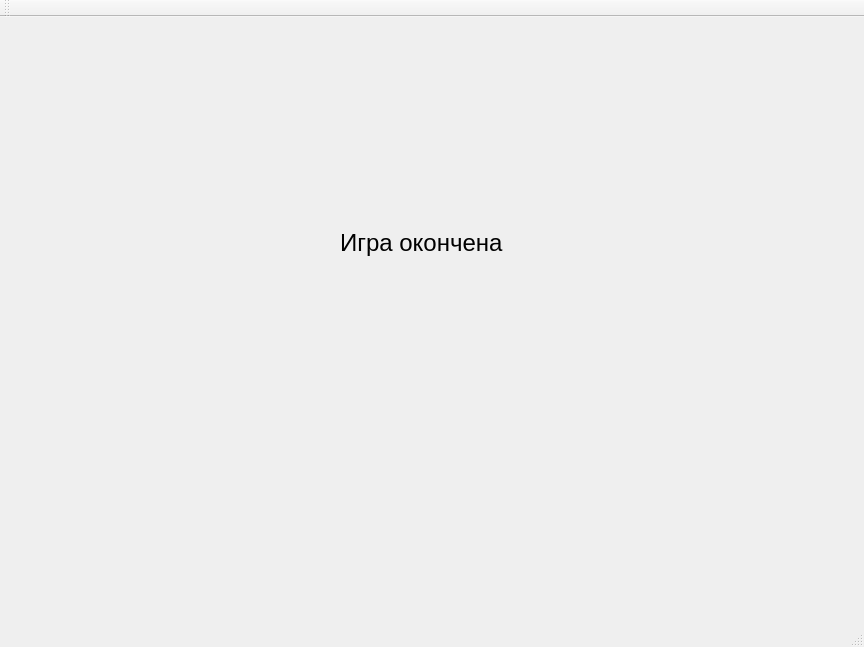
<?xml version="1.0" encoding="UTF-8"?>
<ui version="4.0">
 <class>MainWindow</class>
 <widget class="QMainWindow" name="MainWindow">
  <property name="geometry">
   <rect>
    <x>0</x>
    <y>0</y>
    <width>864</width>
    <height>647</height>
   </rect>
  </property>
  <property name="windowTitle">
   <string>Тамагочи от Лизы</string>
  </property>
  <widget class="QWidget" name="centralWidget">
   <widget class="QStackedWidget" name="stackedWidget">
    <property name="geometry">
     <rect>
      <x>70</x>
      <y>30</y>
      <width>701</width>
      <height>531</height>
     </rect>
    </property>
    <property name="currentIndex">
     <number>2</number>
    </property>
    <widget class="QWidget" name="start_wid">
     <widget class="QPushButton" name="start_btn">
      <property name="geometry">
       <rect>
        <x>210</x>
        <y>160</y>
        <width>271</width>
        <height>81</height>
       </rect>
      </property>
      <property name="font">
       <font>
        <pointsize>15</pointsize>
       </font>
      </property>
      <property name="text">
       <string>Начать игру</string>
      </property>
     </widget>
    </widget>
    <widget class="QWidget" name="main_wid">
     <widget class="QLabel" name="name_label">
      <property name="geometry">
       <rect>
        <x>60</x>
        <y>50</y>
        <width>241</width>
        <height>16</height>
       </rect>
      </property>
      <property name="text">
       <string>Привет , имя_пользователя</string>
      </property>
     </widget>
     <widget class="QLabel" name="pet_name_label">
      <property name="geometry">
       <rect>
        <x>60</x>
        <y>80</y>
        <width>221</width>
        <height>16</height>
       </rect>
      </property>
      <property name="text">
       <string>Твой питомец, имя_питомца тебя ждет!</string>
      </property>
     </widget>
     <widget class="QLabel" name="gender_label">
      <property name="geometry">
       <rect>
        <x>70</x>
        <y>330</y>
        <width>131</width>
        <height>16</height>
       </rect>
      </property>
      <property name="text">
       <string>Пол_питомца</string>
      </property>
     </widget>
     <widget class="QLabel" name="photo">
      <property name="geometry">
       <rect>
        <x>60</x>
        <y>110</y>
        <width>191</width>
        <height>201</height>
       </rect>
      </property>
      <property name="text">
       <string>Фотография питомца</string>
      </property>
     </widget>
     <widget class="QLabel" name="hp_label">
      <property name="geometry">
       <rect>
        <x>360</x>
        <y>70</y>
        <width>201</width>
        <height>51</height>
       </rect>
      </property>
      <property name="font">
       <font>
        <pointsize>15</pointsize>
        <weight>75</weight>
        <bold>true</bold>
       </font>
      </property>
      <property name="text">
       <string>Здоровье</string>
      </property>
     </widget>
     <widget class="QLabel" name="hunger_label">
      <property name="geometry">
       <rect>
        <x>360</x>
        <y>120</y>
        <width>201</width>
        <height>51</height>
       </rect>
      </property>
      <property name="font">
       <font>
        <pointsize>15</pointsize>
        <weight>75</weight>
        <bold>true</bold>
        <underline>false</underline>
       </font>
      </property>
      <property name="text">
       <string>Голод </string>
      </property>
     </widget>
     <widget class="QPushButton" name="feed_btn">
      <property name="geometry">
       <rect>
        <x>360</x>
        <y>190</y>
        <width>201</width>
        <height>61</height>
       </rect>
      </property>
      <property name="palette">
       <palette>
        <active>
         <colorrole role="Highlight">
          <brush brushstyle="SolidPattern">
           <color alpha="255">
            <red>240</red>
            <green>240</green>
            <blue>240</blue>
           </color>
          </brush>
         </colorrole>
         <colorrole role="Link">
          <brush brushstyle="SolidPattern">
           <color alpha="255">
            <red>240</red>
            <green>240</green>
            <blue>240</blue>
           </color>
          </brush>
         </colorrole>
        </active>
        <inactive>
         <colorrole role="Highlight">
          <brush brushstyle="SolidPattern">
           <color alpha="255">
            <red>240</red>
            <green>240</green>
            <blue>240</blue>
           </color>
          </brush>
         </colorrole>
         <colorrole role="Link">
          <brush brushstyle="SolidPattern">
           <color alpha="255">
            <red>240</red>
            <green>240</green>
            <blue>240</blue>
           </color>
          </brush>
         </colorrole>
        </inactive>
        <disabled>
         <colorrole role="Highlight">
          <brush brushstyle="SolidPattern">
           <color alpha="255">
            <red>240</red>
            <green>240</green>
            <blue>240</blue>
           </color>
          </brush>
         </colorrole>
         <colorrole role="Link">
          <brush brushstyle="SolidPattern">
           <color alpha="255">
            <red>240</red>
            <green>240</green>
            <blue>240</blue>
           </color>
          </brush>
         </colorrole>
        </disabled>
       </palette>
      </property>
      <property name="font">
       <font>
        <pointsize>10</pointsize>
        <weight>50</weight>
        <bold>false</bold>
       </font>
      </property>
      <property name="cursor">
       <cursorShape>PointingHandCursor</cursorShape>
      </property>
      <property name="focusPolicy">
       <enum>Qt::NoFocus</enum>
      </property>
      <property name="text">
       <string>Кормить</string>
      </property>
     </widget>
     <widget class="QPushButton" name="heal_btn">
      <property name="geometry">
       <rect>
        <x>360</x>
        <y>260</y>
        <width>201</width>
        <height>61</height>
       </rect>
      </property>
      <property name="palette">
       <palette>
        <active>
         <colorrole role="Highlight">
          <brush brushstyle="SolidPattern">
           <color alpha="255">
            <red>240</red>
            <green>240</green>
            <blue>240</blue>
           </color>
          </brush>
         </colorrole>
         <colorrole role="Link">
          <brush brushstyle="SolidPattern">
           <color alpha="255">
            <red>240</red>
            <green>240</green>
            <blue>240</blue>
           </color>
          </brush>
         </colorrole>
        </active>
        <inactive>
         <colorrole role="Highlight">
          <brush brushstyle="SolidPattern">
           <color alpha="255">
            <red>240</red>
            <green>240</green>
            <blue>240</blue>
           </color>
          </brush>
         </colorrole>
         <colorrole role="Link">
          <brush brushstyle="SolidPattern">
           <color alpha="255">
            <red>240</red>
            <green>240</green>
            <blue>240</blue>
           </color>
          </brush>
         </colorrole>
        </inactive>
        <disabled>
         <colorrole role="Highlight">
          <brush brushstyle="SolidPattern">
           <color alpha="255">
            <red>240</red>
            <green>240</green>
            <blue>240</blue>
           </color>
          </brush>
         </colorrole>
         <colorrole role="Link">
          <brush brushstyle="SolidPattern">
           <color alpha="255">
            <red>240</red>
            <green>240</green>
            <blue>240</blue>
           </color>
          </brush>
         </colorrole>
        </disabled>
       </palette>
      </property>
      <property name="font">
       <font>
        <pointsize>10</pointsize>
        <weight>50</weight>
        <bold>false</bold>
       </font>
      </property>
      <property name="cursor">
       <cursorShape>PointingHandCursor</cursorShape>
      </property>
      <property name="focusPolicy">
       <enum>Qt::NoFocus</enum>
      </property>
      <property name="text">
       <string>Лечить</string>
      </property>
     </widget>
     <widget class="QLabel" name="news_label">
      <property name="geometry">
       <rect>
        <x>360</x>
        <y>340</y>
        <width>211</width>
        <height>151</height>
       </rect>
      </property>
      <property name="text">
       <string>Новости</string>
      </property>
      <property name="alignment">
       <set>Qt::AlignLeading|Qt::AlignLeft|Qt::AlignTop</set>
      </property>
      <property name="wordWrap">
       <bool>true</bool>
      </property>
     </widget>
    </widget>
    <widget class="QWidget" name="death_wid">
     <widget class="QLabel" name="death_text">
      <property name="geometry">
       <rect>
        <x>270</x>
        <y>150</y>
        <width>311</width>
        <height>91</height>
       </rect>
      </property>
      <property name="font">
       <font>
        <pointsize>18</pointsize>
       </font>
      </property>
      <property name="text">
       <string>Игра окончена</string>
      </property>
     </widget>
    </widget>
   </widget>
  </widget>
  <widget class="QMenuBar" name="menuBar">
   <property name="geometry">
    <rect>
     <x>0</x>
     <y>0</y>
     <width>864</width>
     <height>21</height>
    </rect>
   </property>
  </widget>
  <widget class="QToolBar" name="mainToolBar">
   <attribute name="toolBarArea">
    <enum>TopToolBarArea</enum>
   </attribute>
   <attribute name="toolBarBreak">
    <bool>false</bool>
   </attribute>
  </widget>
  <widget class="QStatusBar" name="statusBar"/>
 </widget>
 <layoutdefault spacing="6" margin="11"/>
 <resources/>
 <connections/>
</ui>
